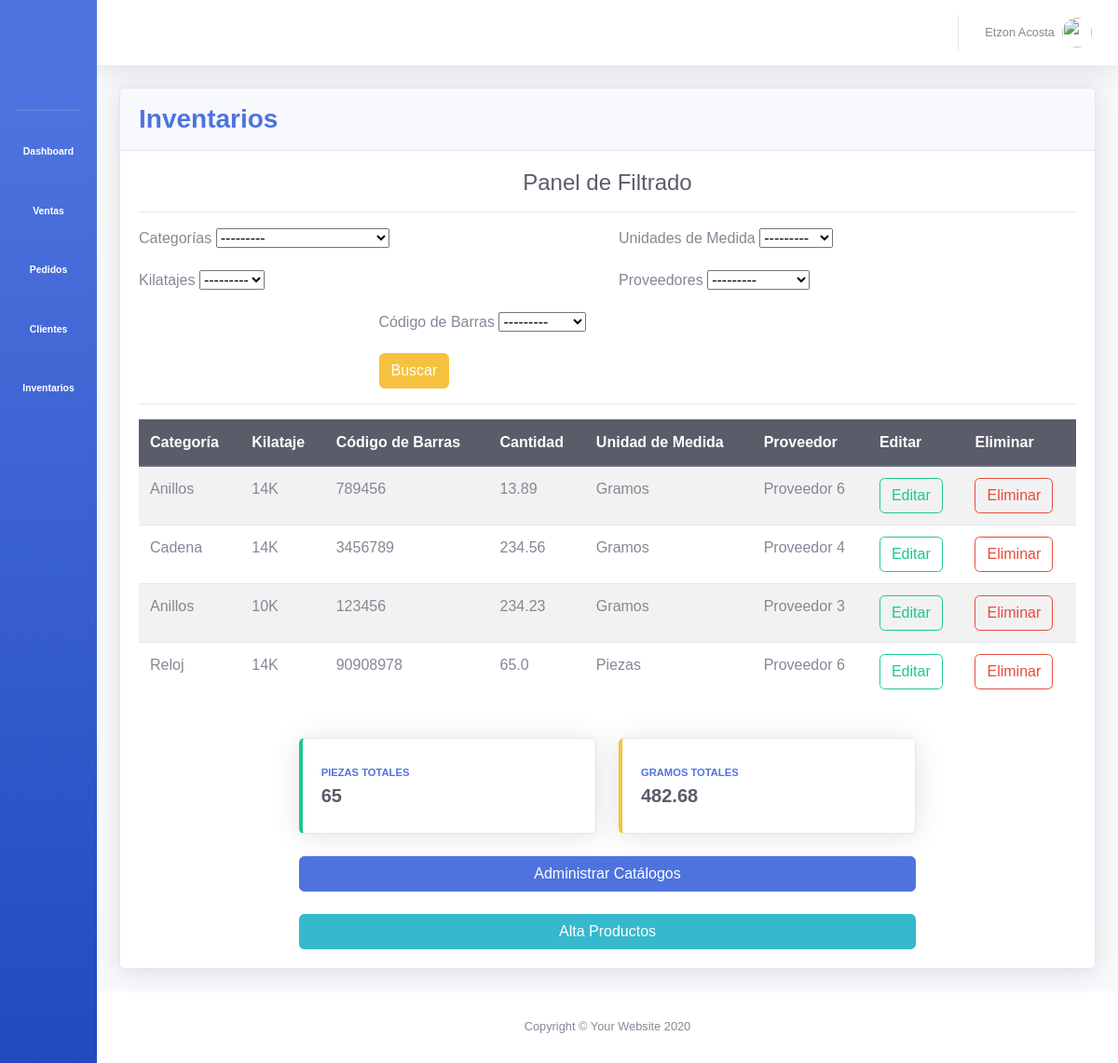
The page /inventarios/ on the database as committed earlier.
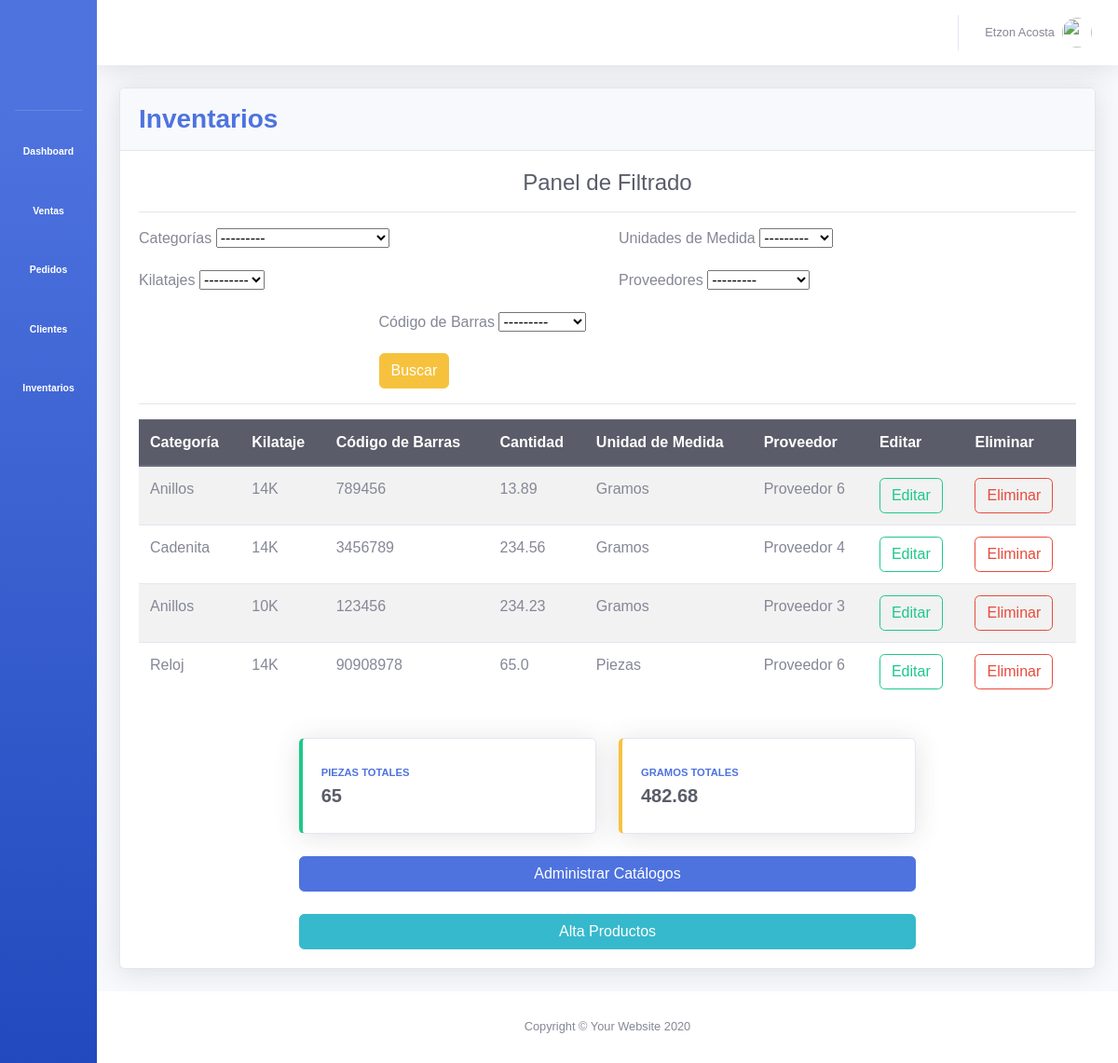
The same page on the database as committed later.
### inventarios/models.py (models this page shows, shortened)
class Product(models.Model):
	product_id = models.AutoField(primary_key=True)
	category = models.ForeignKey(Category, on_delete=models.CASCADE)
	kilate = models.ForeignKey(Kilate, on_delete=models.CASCADE)
	barcode = models.ForeignKey(Barcode, on_delete=models.CASCADE, null=True)
	quantity = models.FloatField(null=True)
	unit_measurement = models.ForeignKey(UnitMeasurement, on_delete=models.CASCADE)
	vendor = models.ForeignKey(Vendor, on_delete=models.CASCADE, null=True)

class Category(models.Model):
	category_id = models.AutoField(primary_key=True)
	name = models.CharField(max_length=50)
	class Meta:
		db_table = 'categories'
		verbose_name_plural = 'categories'
	def __str__(self):
		return self.name

class Kilate(models.Model):
	kilate_id = models.AutoField(primary_key=True)
	name = models.CharField(max_length=5)
	def __str__(self):
		return self.name

class Barcode(models.Model):
	barcode_id = models.AutoField(primary_key=True)
	barcode = models.IntegerField()
	category = models.ForeignKey(Category, on_delete=models.CASCADE)
	kilate = models.ForeignKey(Kilate, on_delete=models.CASCADE)
	def __str__(self):
		category_kilate_barcode = self.category.name + '_' + self.kilate.name + '_' + str(self.barcode)
		str_barcode = str(self.barcode)
		return str_barcode

class UnitMeasurement(models.Model):
	unit_measurement_id = models.AutoField(primary_key=True)
	name = models.CharField(max_length=10)
	class Meta:
		db_table = 'units_measurements'
		verbose_name = 'unit Measurement'
		verbose_name_plural = 'units Measurements'
	def __str__(self):
		return self.name

class Vendor(models.Model):
	vendor_id = models.AutoField(primary_key=True)
	name = models.CharField(max_length=50)
	phone = models.CharField(max_length=15)
	address = models.CharField(max_length=50)
	def __str__(self):
		return self.name

### inventarios/views.py (the view)
# urls.py: path('inventarios/', include('inventarios.urls')),
def inventarios(request):
	products = Product.objects.all()
	filtros = ProductFilter(request.GET, queryset=products)
	products = filtros.qs
	gramos_totales = products.filter(unit_measurement__name='Gramos').aggregate(resultado_suma=Sum('quantity'))
	if gramos_totales['resultado_suma'] == None:
		gramos_totales['resultado_suma'] = 0
	gramos_totales['resultado_suma'] = round(gramos_totales['resultado_suma'], 2)
	piezas_totales = products.filter(unit_measurement__name='Piezas').aggregate(resultado_suma=Sum('quantity'))
	if piezas_totales['resultado_suma'] == None:
		piezas_totales['resultado_suma'] = 0
	piezas_totales['resultado_suma'] = round(piezas_totales['resultado_suma'])
	contexto = {'products': products, 'gramos_totales': gramos_totales, 'piezas_totales': piezas_totales, 'filtros': filtros}
	return render(request, 'inventarios/inventarios.html', contexto)

### inventarios/templates/inventarios/inventarios.html (shortened to what the changed rows need)
{% extends 'base.html' %}
{% load static %}
{% block css_variables %}
	<link rel="stylesheet" type="text/css" href="{% static '/css/Inventarios/main_inventarios.css' %}">
{% endblock %}
{% block content %}
	<div class="row">
		<div class="col-xl-12">
		  <div class="card shadow mb-4">
		    <div class="card-body">
					<div class="row">
						<div class="col-xl-12">
							<div class="table-responsive">
								<table class="table table-striped" id="tablaInventarios">
									<thead class="thead-dark">
										<tr>
											<th>Categoría</th>
											<th>Kilataje</th>
											<th>Código de Barras</th>
											<th>Cantidad</th>
											<th>Unidad de Medida</th>
											<th>Proveedor</th>
											<th>Editar</th>
											<th>Eliminar</th>
										</tr>
									</thead>
									<tbody>
										{% for product in products %}
											<tr>
												<td>{{ product.category }}</td>
												<td>{{ product.kilate }}</td>
												<td>{{ product.barcode }}</td>
												<td>{{ product.quantity }}</td>
												<td>{{ product.unit_measurement }}</td>
												<td>{{ product.vendor }}</td>
												<td>
														<a href="{% url 'actualiza_producto' product.product_id %}" class="btn btn-outline-success">Editar</a>
												</td>
												<td>
													<button id="{{ product.product_id }}" onclick="eliminarProductoModal(this.id)" type="button" class="btn btn-outline-danger" data-toggle="modal" data-target="#eliminaModal">
													  Eliminar
													</button>
												</td>
											</tr>
										{% endfor %}
									</tbody>
								</table>
							</div>
						</div>
					</div>
					<br>
					<br>
		    </div>
		  </div>
		</div>
	</div>
{% endblock %}

Rows that differ between the two databases and show on the page:
changed through a linked row, Product "Proveedor 4": category "Cadena" → "Cadenita"
